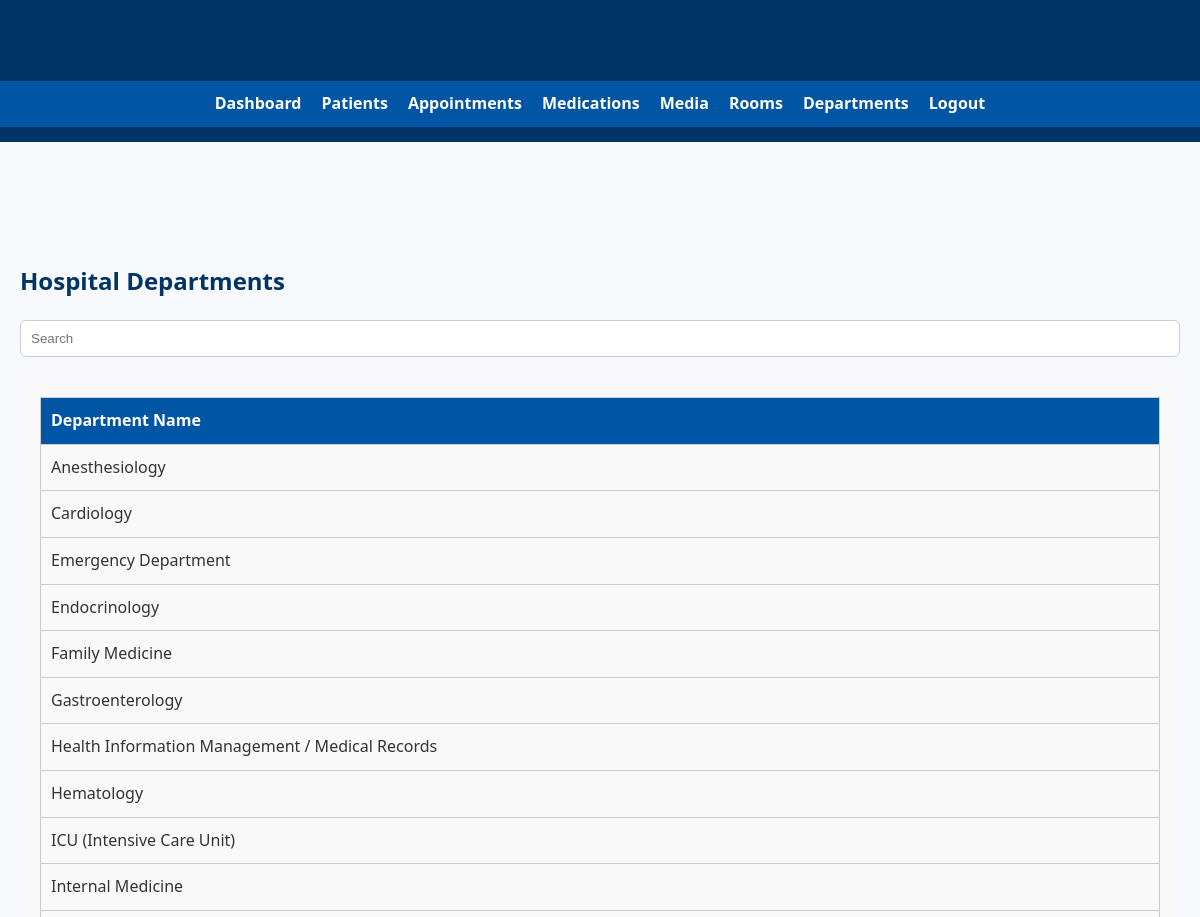
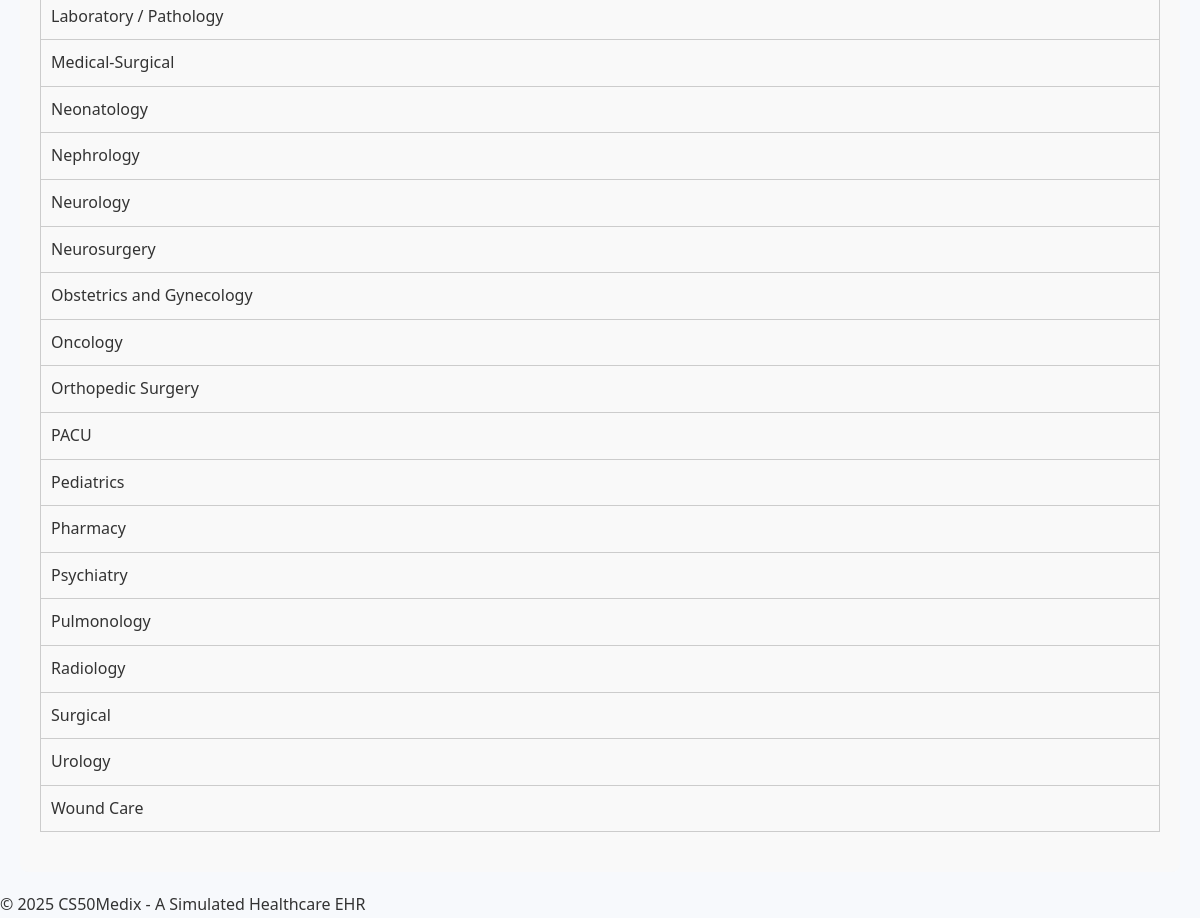
The page /departments on the database its author committed (2 pictures, top to bottom).
### tables this page shows
CREATE TABLE Departments (
    department_name VARCHAR(50) PRIMARY KEY
);

### locations_route/locations.py (the view)
@locations_bp.route("/departments")
def departments():
    with get_db_connection() as conn:
        departments = conn.execute("SELECT * FROM Departments ORDER BY department_name").fetchall()
    return render_template("departments.html", departments=departments)

### app.py (called while the page is built)
@app.after_request
def after_request(response):
    response.headers["Cache-Control"] = "no-cache, no-store, must-revalidate"
    response.headers["Expires"] = 0
    response.headers["Pragma"] = "no-cache"
    return response

### locations_route/locations.py (called while the page is built)
def get_db_connection():
    conn = sqlite3.connect("ehr.db")
    conn.row_factory = sqlite3.Row
    return conn

### locations_route/templates/departments.html (shortened to what this page needs)
{% extends "layout.html" %}
{% block content %}
<h2>Hospital Departments</h2>
<div style="margin: 20px 0;">
  <input type="text" id="searchBox" placeholder="Search"
         class="form-control"
         style="width: 100%; padding: 10px; border: 1px solid #ccc; border-radius: 6px;">
</div>
<div class="card" style="padding: 20px; background: #f9f9f9; border-radius: 8px;">
  <table class="table" id="departmentsTable">
    <thead>
      <tr>
        <th style="text-align: left;">Department Name</th>
      </tr>
    </thead>
    <tbody>
      {% set hardcoded_departments = [
        'Anesthesiology', 'Cardiology', 'Emergency Department', 'Endocrinology',
        'Family Medicine', 'Gastroenterology', 'Health Information Management / Medical Records', 'Hematology',
        'ICU (Intensive Care Unit)', 'Internal Medicine', 'Laboratory / Pathology', 'Medical-Surgical',
        'Neonatology', 'Nephrology', 'Neurology', 'Neurosurgery',
        'Obstetrics and Gynecology', 'Oncology', 'Orthopedic Surgery', 'PACU',
        'Pediatrics', 'Pharmacy', 'Psychiatry', 'Pulmonology',
        'Radiology', 'Surgical', 'Urology', 'Wound Care'
      ] %}
      {% for dept in hardcoded_departments %}
      <tr>
        <td>{{ dept }}</td>
      </tr>
      {% endfor %}
    </tbody>
  </table>
</div>
{% endblock %}

### templates/layout.html (shortened to what this page needs)
<!DOCTYPE html>
<html lang="en">
<head>
  <link rel="stylesheet" href="{{ url_for('static', filename='styles.css') }}" />
</head>
<body>
  <header>
    <h1>CS50Medix EHR</h1>
    <nav>
      <ul class="main-nav">
        <li><a href="{{ url_for('dashboard_bp.dashboard') }}">Dashboard</a></li>
        <li><a href="{{ url_for('patients_bp.patients') }}">Patients</a></li>
        <li><a href="{{ url_for('appointments_bp.appointments') }}">Appointments</a></li>
        <li><a href="{{ url_for('medications_bp.medication_dictionary') }}">Medications</a></li>
        <li><a href="{{ url_for('media_bp.upload_media') }}">Media</a></li>
        <li><a href="{{ url_for('locations_bp.rooms') }}">Rooms</a></li>
        <li><a href="{{ url_for('locations_bp.departments') }}">Departments</a></li>
        <li><a href="{{ url_for('auth_bp.logout') }}">Logout</a></li>
      </ul>
    </nav>
  </header>
  <main class="container">
    {% block content %}{% endblock %}
  </main>
  <footer>
    <p>&copy; 2025 CS50Medix - A Simulated Healthcare EHR</p>
  </footer>
</body>
</html>

### static/styles.css (style rules this page uses)
* { box-sizing: border-box; margin: 0; padding: 0; }
body { font-family: 'Segoe UI', Tahoma, Geneva, Verdana, sans-serif; background-color: #f7f9fc; color: #333; line-height: 1.6; transition: background 0.3s, color 0.3s; }
.container { max-width: 1200px; margin: auto; padding: 20px; }
main.container { margin-top: 100px; }
header { background: #003366; color: #fff; padding: 15px 0; text-align: center; position: sticky; top: 0; z-index: 1000; }
nav ul { display: flex; justify-content: center; flex-wrap: wrap; list-style: none; background: #0055a5; padding: 10px 0; }
nav ul li { margin: 0 10px; }
nav ul li a { color: #fff; text-decoration: none; font-weight: bold; }
h1, h2, h3 { margin-bottom: 15px; color: #003366; }
table { width: 100%; border-collapse: collapse; margin-bottom: 20px; }
table th, table td { border: 1px solid #ccc; padding: 10px; text-align: left; }
table th { background-color: #0055a5; color: #fff; }

### rows shown on the page
Departments: department_name "Anesthesiology"
Departments: department_name "Cardiology"
Departments: department_name "Emergency Department"
Departments: department_name "Endocrinology"
Departments: department_name "Family Medicine"
Departments: department_name "Gastroenterology"
Departments: department_name "Health Information Management / Medical Records"
Departments: department_name "Hematology"
Departments: department_name "ICU (Intensive Care Unit)"
Departments: department_name "Internal Medicine"
Departments: department_name "Laboratory / Pathology"
Departments: department_name "Medical-Surgical"
Departments: department_name "Neonatology"
Departments: department_name "Nephrology"
Departments: department_name "Neurology"
Departments: department_name "Neurosurgery"
Departments: department_name "Obstetrics and Gynecology"
Departments: department_name "Oncology"
Departments: department_name "Orthopedic Surgery"
Departments: department_name "PACU"
Departments: department_name "Pediatrics"
Departments: department_name "Pharmacy"
Departments: department_name "Psychiatry"
Departments: department_name "Pulmonology"
Departments: department_name "Radiology"
Departments: department_name "Surgical"
Departments: department_name "Urology"
Departments: department_name "Wound Care"
